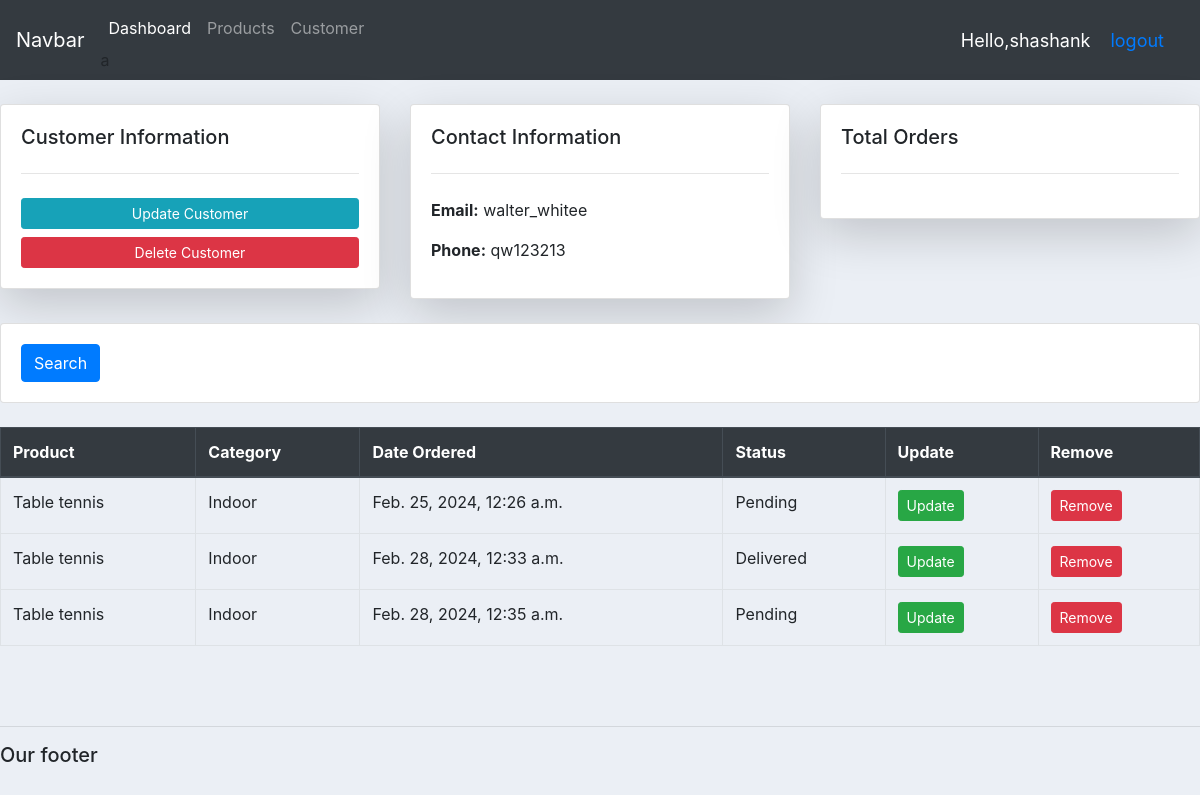
/customer/9/ (signed in), run on the app's committed database.
### accounts/models.py (models this page shows, shortened)
class customer(models.Model):
    user=models.OneToOneField(User,null=True,on_delete=models.CASCADE)
    name = models.CharField(max_length=100, null=True)
    phone = models.CharField(max_length=10, null=True)
    email = models.CharField(max_length=100, null=True)
    data_created = models.DateTimeField(auto_now_add=True, null=True)
    pic=models.ImageField(null=True,blank=True)

class order(models.Model):
    STATUS = (
        ("Pending", "Pending"),
        ("Out for delivery", "Out for delivery"),
        ("Delivered", "Delivered"),
    )
    customer=models.ForeignKey(customer, null=True, on_delete= models.CASCADE )
    product=models.ForeignKey(product, null=True, on_delete= models.CASCADE )
    data_created = models.DateTimeField(auto_now_add=True)
    status = models.CharField(max_length=100, choices=STATUS)

class product(models.Model):
    CATEGORY = (
        ("Indoor", "Indoor"),
        ("Outdoor", "Outdoor"),
        ("Electronics","Electronics"),
        ("Toys","Toys"),
        ("Stationary","Stationary"),
    )
    name = models.CharField(max_length=100)
    category = models.CharField(max_length=100, null=True, choices=CATEGORY)
    price = models.FloatField(null=True)
    description = models.CharField(max_length=100)
    data_created = models.DateTimeField(auto_now_add=True)
    tags=models.ManyToManyField(tag)
    def __str__(self):
        return self.name

### accounts/views.py (the view)
        def wrapper_func(request, *args, **kwargs):
            group = None
            if request.user.groups.exists():
                group = request.user.groups.all()[0].name
                if group in roles:
                    return view_func(request, *args, **kwargs)
                else:
                    return HttpResponse('You are not allowed to access this page')
            else:
                return HttpResponse('You are not allowed to access this page')

### accounts/views.py (called while the page is built)
def allowed_user(roles=[]):
    def decorator(view_func):
        def wrapper_func(request, *args, **kwargs):
            group = None
            if request.user.groups.exists():
                group = request.user.groups.all()[0].name
                if group in roles:
                    return view_func(request, *args, **kwargs)
                else:
                    return HttpResponse('You are not allowed to access this page')
            else:
                return HttpResponse('You are not allowed to access this page')
        return wrapper_func
    return decorator

@login_required(login_url='l')
@allowed_user(roles=['admin'])
def customers(request,pk):
    c =customer.objects.get(id=pk)
    co=order.objects.filter(customer__id= pk)
    return render(request,"accounts/customer.html",context={"email" : c, "o": co })

### accounts/templates/accounts/customer.html (shortened to what this page needs)
{% extends "accounts/main.html" %} {% block content %}
<br />
<div class="row">
  <div class="col-md-4">
    <div class="card shadow-lg">
      <div class="card-body">
        <h5 class="card-title">Customer Information</h5>
        <hr class="my-4" />
        <a class="btn btn-info btn-sm btn-block" href="#">Update Customer</a>
        <a class="btn btn-danger btn-sm btn-block mt-2" href="#"
          >Delete Customer</a
        >
      </div>
    </div>
  </div>
  <div class="col-md-4">
    <div class="card shadow-lg">
      <div class="card-body">
        <h5 class="card-title">Contact Information</h5>
        <hr class="my-4" />
        <p><strong>Email:</strong> {{ email.name }}</p>
        <p><strong>Phone:</strong> {{ email.phone }}</p>
      </div>
    </div>
  </div>
  <div class="col-md-4">
    <div class="card shadow-lg">
      <div class="card-body">
        <h5 class="card-title">Total Orders</h5>
        <hr class="my-4" />
      </div>
    </div>
  </div>
</div>
<br />
<div class="row">
  <div class="col">
    <div class="card card-body">
      <form method="get">
        <button class="btn btn-primary" type="submit">Search</button>
      </form>
    </div>
  </div>
</div>
<br />
<div class="row">
  <div class="col">
    <div class="table-responsive">
      <table class="table table-bordered table-hover">
        <thead class="thead-dark">
          <tr>
            <th>Product</th>
            <th>Category</th>
            <th>Date Ordered</th>
            <th>Status</th>
            <th>Update</th>
            <th>Remove</th>
          </tr>
        </thead>
        <tbody>
          {% for k in o %}
          <tr>
            <td>{{ k.product }}</td>
            <td>{{ k.product.category }}</td>
            <td>{{ k.data_created }}</td>
            <td>{{ k.status }}</td>
            <td>
              <a href="{% url 'pqr' k.id %}" class="btn btn-success btn-sm"
                >Update</a
              >
            </td>
            <td>
              <a href="{% url 'abc' k.id %}" class="btn btn-danger btn-sm"
                >Remove</a
              >
            </td>
          </tr>
          {% endfor %}
        </tbody>
      </table>
    </div>
  </div>
</div>
<br />
<br />
{% endblock %}

### accounts/templates/accounts/navbar.html (shortened to what this page needs)
<nav class="navbar navbar-expand-lg navbar-dark bg-dark">
  <a class="navbar-brand" href="#">Navbar</a>
  <div class="collapse navbar-collapse" id="navbarNav">
    <ul class="navbar-nav">
      {% if request.user.is_staff%}
      <li class="nav-item active">
        <a class="nav-link" href="{% url 'home' %}">Dashboard</a>a
      </li>
      <li class="nav-item">
        <a class="nav-link" href="{% url 'product' %}">Products</a>
      </li>
      <li class="nav-item">
        <a class="nav-link" href="#">Customer</a>
      </li>
      {% endif %}
    </ul>
  </div>
  <span class="xyz"> Hello,{{user}}</span>
  <span class="xyz"><a href="{% url 'o' %}">logout</a></span>
</nav>

### accounts/templates/accounts/main.html (style rules this page uses)
body { background-color: #ebeff5; }

### accounts/templates/accounts/navbar.html (style rules this page uses)
.xyz { font-size: 18px; color: #fff; margin-right: 20px; }

### data on the page
customer: name "walter_whitee", phone "qw123213"
order: product "Table tennis", product.category "Indoor", data_created "Feb. 25, 2024, 12:26 a.m.", status "Pending"
order: product "Table tennis", product.category "Indoor", data_created "Feb. 28, 2024, 12:33 a.m.", status "Delivered"
order: product "Table tennis", product.category "Indoor", data_created "Feb. 28, 2024, 12:35 a.m.", status "Pending"

### other printed values
{{ user }} "shashank"
